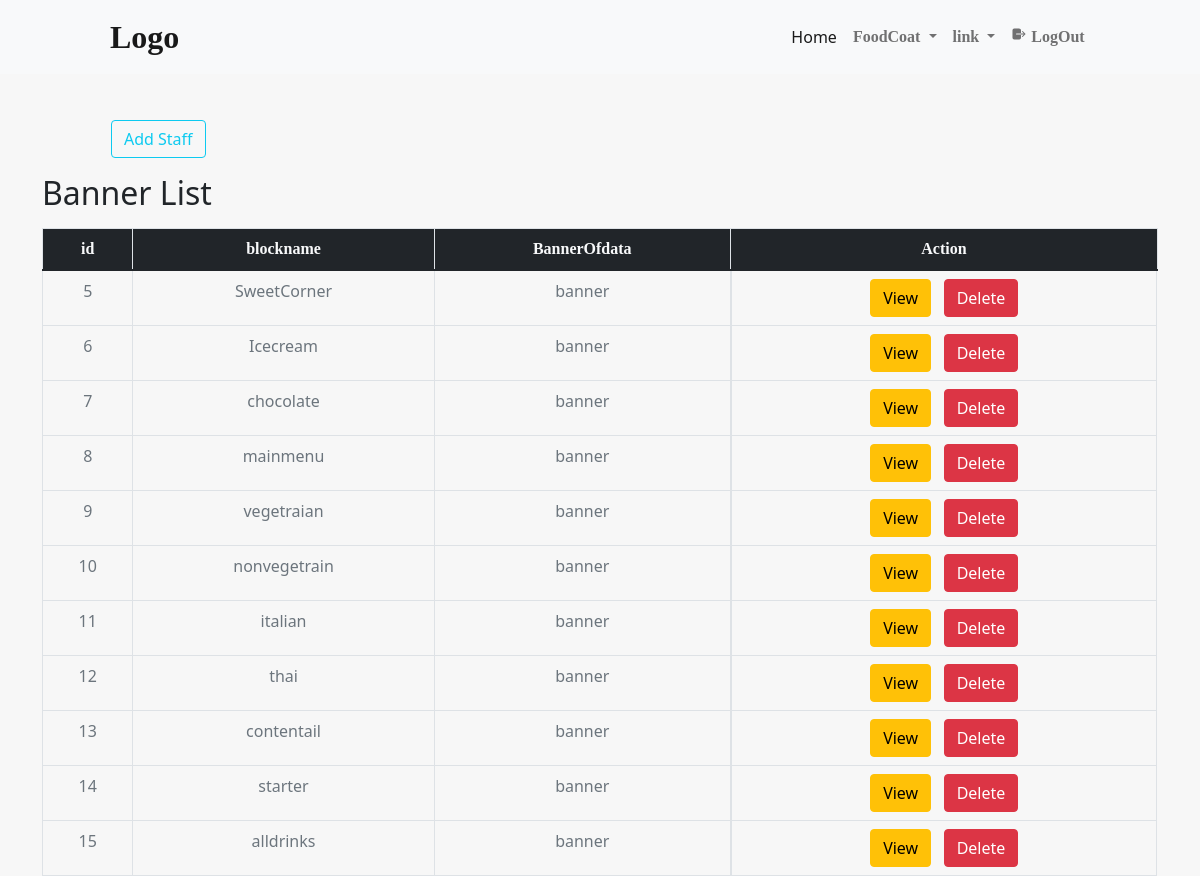
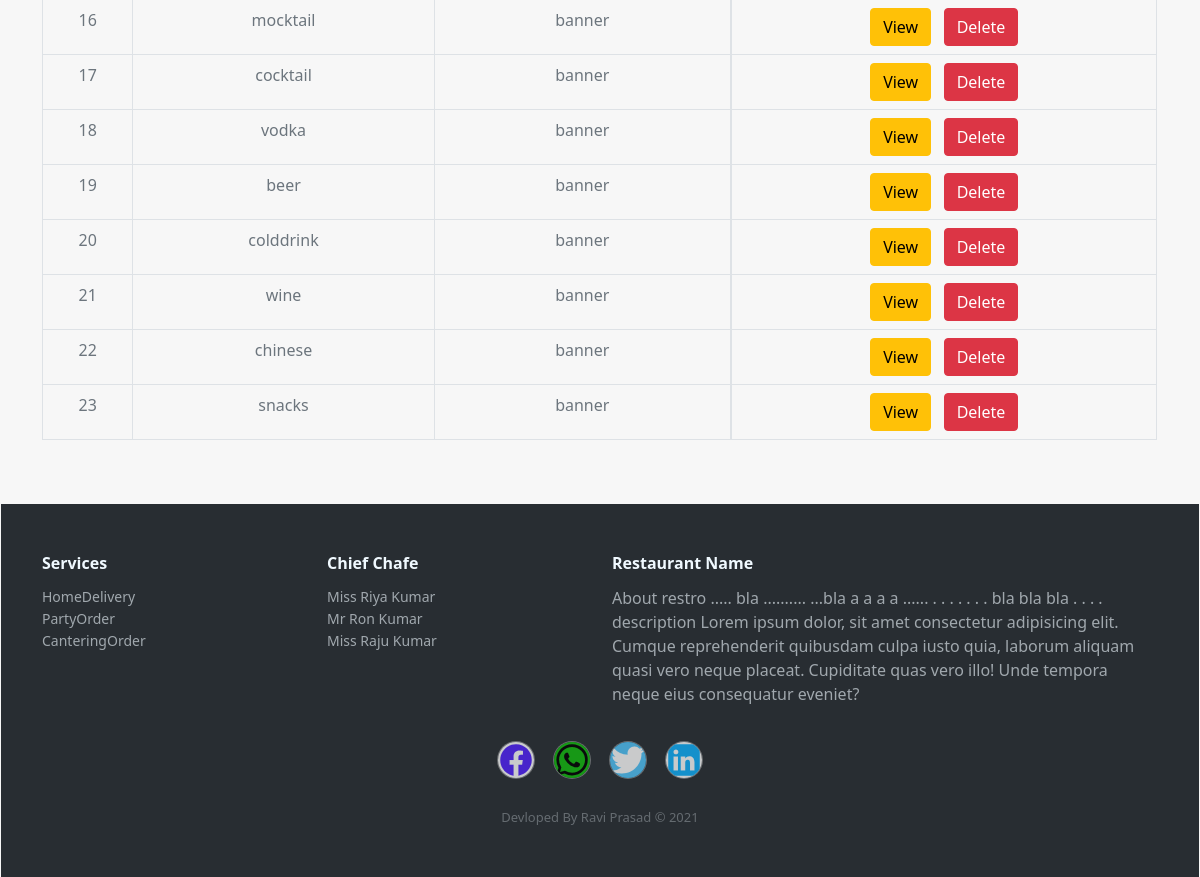
Screenshot of /manager/Banner/ (signed in) with the database file from the repository (2 pictures, top to bottom).
### CustomerApp/models.py (models this page shows)
class CusDashboard(models.Model):
    blockname=models.CharField(max_length=300)
    BannerOfdata=models.CharField(max_length=300)
    dishName=models.CharField(max_length=300,default='none')
    DishCost=models.CharField(max_length=100,default='0')
    BannerImage=models.FileField(upload_to="DashboardBanner/",max_length=600)

### ManagerApp/views.py (the view, shortened to what this page needs)
# urls.py: path('Banner/',Banner,name='Banner'),
def Banner(request):
    if 'ManagerUserid' not in request.session:
        return redirect("MangerLogin")
    obj=CusDashboard.objects.filter(BannerOfdata='banner')
    if obj:
        obj=obj.values('id','blockname','BannerOfdata')
    TableColumn=['id','blockname','BannerOfdata']
    return render(request,"manager/table_list.html",{'table':{'column':TableColumn,'data':obj,'header':'Banner List'}})

### template/manager/table_list.html (shortened to what this page needs)
{% extends 'manager/M_dashboard.html' %}
{% load static %}
{% block content %}
<div class="row">
  <form action="" method="post">
   <input  class="btn btn-outline-info mt-5 offset-sm-1" style="max-height: 5vh;max-width: 200px;" type="submit" name="_Add_" value="Add Staff">
  </form>
</div>
<div class="container mt-3">
    <h2>{{table.header}}</h2>
    <div class="table-responsive">
      <table class="table table-bordered">
        <thead>
          <tr class="bg-dark">
            {% for j in table.column %}
              <th class="text-light bold1 text-center">{{j}}</th>
            {% endfor %}
            <th class="text-light bold1 text-center ">Action</th>
          </tr>
        </thead>
        <tbody>
          {% for i in table.data  %}
          <tr>
            {% for j,k in i.items  %}
            <td class="text-secondary text-center"> {{k}} </td>
            {% endfor %}
            <td class="text-secondary d-flex justify-content-around">
              <form action="" method="post" class="d-flex inline">
                <a class="btn btn-warning" href="{% url 'bannerform' i.id %}">View</a>
                <input class="btn btn-danger" name="Delete" type="submit" value="Delete">
              </form>
          </td>
          </tr>
          {% endfor %}
        </tbody>
      </table>
    </div>
</div>
{% endblock  %}

### template/manager/M_dashboard.html (shortened to what this page needs)
{% load static %}
<!DOCTYPE html>
<html lang="en">
<head>
    <link rel="stylesheet" href="{% static 'css/commoncss/bootstrap_min.css' %}">
    <link rel="stylesheet" href="{% static 'css/customer/footer.css' %}">
    <link rel="stylesheet" href="{% static 'css/manager/Man_dashboar.css' %}">
</head>
<body style="background-color: rgba(241, 241, 241, 0.507);">
    <nav class="navbar navbar-expand-lg navbar-light bg-light fixed-top" >
        <div class="container-fluid">
          <div class="navbar-brand bold  offset-sm-1 " >Logo</div>
          <div class="collapse navbar-collapse  offset-sm-6" id="navbarScroll">
            <ul class="navbar-nav me-auto my-2 my-lg-0 navbar-nav-scroll" style="--bs-scroll-height: 100px;">
              <li class="nav-item">
                <a class="nav-link active" aria-current="page" href="{% url 'Ma_Dashboard' %}">Home</a>
              </li>
              <li class="nav-item dropdown">
                <a class="nav-link dropdown-toggle bold1" href="#" id="navbarScrollingDropdown" role="button" data-bs-toggle="dropdown" aria-expanded="false">
                  FoodCoat
                </a>
              </li>
              <li class="nav-item dropdown">
                <a class="nav-link dropdown-toggle bold1" href="#" id="navbarScrollingDropdown" role="button" data-bs-toggle="dropdown" aria-expanded="false">
                    link
                </a>
              </li>
              <li class="nav-item">
                <a class="nav-link bold1" href="{% url 'MangerLogOut' %}" tabindex="-1" aria-disabled="true">
                    <ion-icon class="relative-Position" style="top:24px" name="log-out"></ion-icon> LogOut
                </a>
              </li>
            </ul>
          </div>
        </div>
      </nav>
<section class="mangerBodyContent">
    <div class="container-fluid man_box ">
            {% block content %}{% endblock  %}
    </div>
    <div class="footer-dark mt-5">
        <footer>
            <div class="container">
                <div class="row">
                    <div class="col-sm-6 col-md-3 item">
                        <h3>Services</h3>
                        <ul>
                            <li><a href="#">HomeDelivery</a></li>
                            <li><a href="#">PartyOrder</a></li>
                            <li><a href="#">CanteringOrder</a></li>
                        </ul>
                    </div>
                    <div class="col-sm-6 col-md-3 item">
                        <h3>Chief Chafe</h3>
                        <ul>
                            <li><a href="#">Miss Riya Kumar</a></li>
                            <li><a href="#">Mr Ron Kumar</a></li>
                            <li><a href="#">Miss Raju Kumar</a></li>
                        </ul>
                    </div>
                    <div class="col-md-6 item text">
                        <h3>Restaurant Name</h3>
                        <p>
                            About restro ..... bla ..........
                            ...bla a a a a ...... . . . . . . . bla bla bla  . . . .
                            description Lorem ipsum dolor, sit amet consectetur adipisicing elit. Cumque reprehenderit quibusdam culpa iusto quia, laborum aliquam quasi vero neque placeat. Cupiditate quas vero illo! Unde tempora neque eius consequatur eveniet?
                        </p>
                    </div>
                    <div class="col item social">
                        <a style="overflow:hidden;" href="#"><ion-icon class="FooterLogo" style="color: rgb(82, 34, 255);background: #fff;" name="logo-facebook"></ion-icon></a>
                        <a style="overflow:hidden;" href="#"><ion-icon class="FooterLogo" style="color: rgb(0, 0, 0);background: rgba(13, 221, 6, 0.815);" name="logo-whatsapp"></ion-icon></a>
                        <a style="overflow:hidden;" href="#"><ion-icon class="FooterLogo" style="color: rgb(255, 255, 255);background: rgb(82, 199, 253);" name="logo-twitter"></ion-icon></a>
                        <a style="overflow:hidden;" href="#"><ion-icon class="FooterLogo" style="color: rgba(0, 174, 255, 0.945);background: #fff;" name="logo-linkedin"></ion-icon></a>
                    </div>
                </div>
                <p class="copyright">Devloped By Ravi Prasad © 2021</p>
            </div>
        </footer>
    </div>
</section>
</body>
</html>

### static/css/customer/footer.css (style rules this page uses)
.footer-dark { padding:50px 0; color:#f0f9ff; background-color:#282d32; }
.footer-dark h3 { margin-top:0; margin-bottom:12px; font-weight:bold; font-size:16px; }
.footer-dark ul { padding:0; list-style:none; line-height:1.6; font-size:14px; margin-bottom:0; }
.footer-dark ul a { color:inherit; text-decoration:none; opacity:0.6; }
.footer-dark .item.text { margin-bottom:36px; }
.footer-dark .item.text p { opacity:0.6; margin-bottom:0; }
.footer-dark .item.social { text-align:center; }
.footer-dark .item.social > a { font-size:20px; width:36px; height:36px; line-height:36px; display:inline-block; text-align:center; border-radius:50%; box-shadow:0 0 0 1px rgba(255,255,255,0.4); margin:0 8px; color:#fff; opacity:0.75; }
.footer-dark .copyright { text-align:center; padding-top:24px; opacity:0.3; font-size:13px; margin-bottom:0; }
.FooterLogo { font-size: 4.5vh; }

### static/css/manager/Man_dashboar.css (style rules this page uses)
.mangerBodyContent { position: absolute; top: 9vh; left:.10%; width: 99.8%; max-height: 8000000000000vh; overflow: hidden; }
.man_box { min-height: 60vh; }
.bold { font-size: 4vh; font-family: serif; font-weight:900; }
.bold1 { font-family: serif; font-weight:600; }

### rows the page displays
CusDashboard: i "5" "SweetCorner" "banner"
CusDashboard: i "6" "Icecream" "banner"
CusDashboard: i "7" "chocolate" "banner"
CusDashboard: i "8" "mainmenu" "banner"
CusDashboard: i "9" "vegetraian" "banner"
CusDashboard: i "10" "nonvegetrain" "banner"
CusDashboard: i "11" "italian" "banner"
CusDashboard: i "12" "thai" "banner"
CusDashboard: i "13" "contentail" "banner"
CusDashboard: i "14" "starter" "banner"
CusDashboard: i "15" "alldrinks" "banner"
CusDashboard: i "16" "mocktail" "banner"
CusDashboard: i "17" "cocktail" "banner"
CusDashboard: i "18" "vodka" "banner"
CusDashboard: i "19" "beer" "banner"
CusDashboard: i "20" "colddrink" "banner"
CusDashboard: i "21" "wine" "banner"
CusDashboard: i "22" "chinese" "banner"
CusDashboard: i "23" "snacks" "banner"

### other values shown
{{ table.header }} "Banner List"
{{ j }} "id" "blockname" "BannerOfdata"
